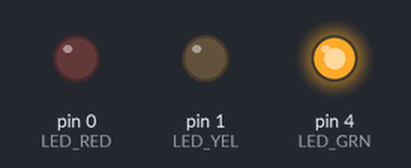
Bench run of a sketch on a simulated Arduino Uno, built with avr-gcc and run on an emulated ATmega328P. Parts: output pins drawn as LEDs (lit = HIGH).

Above: at 5.0 s.
At 10.7 s:
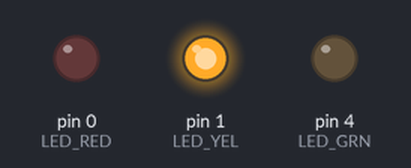
At 14.0 s:
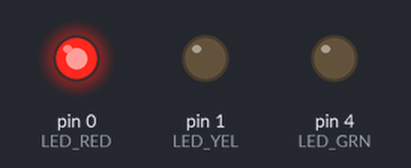
At 17.2 s:
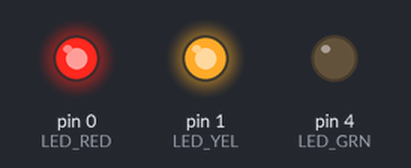
Timing chart, 0 to 23.4 s (numbered marks = the images above):
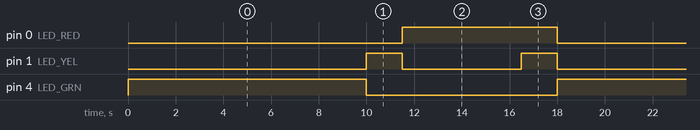

Measured:
- by itself, pin 0 (LED_RED): alternates HIGH for 6.5 s and LOW for 11.5 s
- by itself, pin 1 (LED_YEL): repeats every 18.0 s: LOW 5.0 s, HIGH 1.5 s, LOW 10.0 s, HIGH 1.5 s
- by itself, pin 4 (LED_GRN): alternates HIGH for 10.0 s and LOW for 8.0 s

The sketch:

t2313_trafficlight.ino
```cpp
#define LED_RED 0
#define LED_YEL 1
#define LED_GRN 4

void setup() {

  pinMode(LED_RED, OUTPUT);
  pinMode(LED_YEL, OUTPUT);
  pinMode(LED_GRN, OUTPUT);
}

void loop() {
  digitalWrite(LED_YEL, LOW);
  digitalWrite(LED_RED, LOW);
  digitalWrite(LED_GRN, HIGH);
  delay(10000);

  digitalWrite(LED_GRN, LOW);
  digitalWrite(LED_YEL, HIGH);
  delay(1500);

  digitalWrite(LED_YEL, LOW);
  digitalWrite(LED_RED, HIGH);
  delay(5000);

  digitalWrite(LED_YEL, HIGH);
  delay(1500);
}
```
